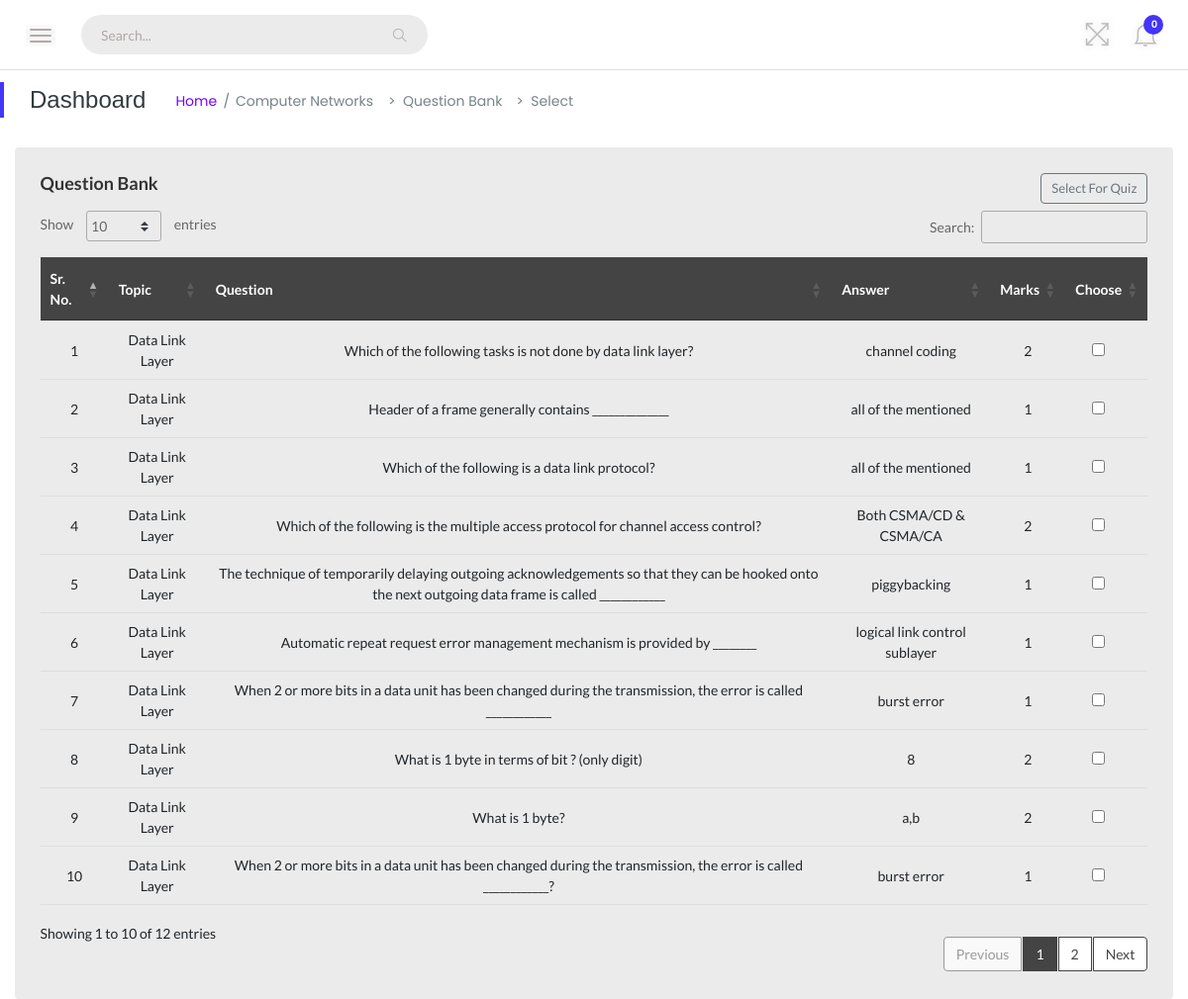
Screenshot of /DASHBOARDS/RandomSelectionQuestionBank.php?Cid=CN010145&qid=CN01 (signed in) with the database file from the repository.
### tables this page shows
CREATE TABLE `new_course_add` (
  `ID` int(30) NOT NULL,
  `Course_Id` varchar(30) NOT NULL,
  `Course_Name` varchar(30) NOT NULL,
  `Degree_Diploma` varchar(30) NOT NULL,
  `Academic_GATE` varchar(30) NOT NULL,
  `Batch_Year` varchar(30) NOT NULL,
  `Sub_Image` longtext NOT NULL
);

CREATE TABLE `add_database_question` (
  `ID` int(30) NOT NULL,
  `Course_Id` varchar(30) NOT NULL,
  `Question_Id` int(30) NOT NULL,
  `Question` text NOT NULL,
  `Option1` text NOT NULL,
  `Option2` text NOT NULL,
  `Option3` text NOT NULL,
  `Option4` text NOT NULL,
  `Correct_Option` text NOT NULL,
  `Image` longtext NOT NULL,
  `Explaination` text NOT NULL,
  `Topic` text NOT NULL,
  `Marks` int(15) NOT NULL,
  `question_type` varchar(30) NOT NULL
);

### DASHBOARDS/RandomSelectionQuestionBank.php (the view, shortened to what this page needs)
<?php
    require '../session.php';
?>
<!DOCTYPE html>
<html>
<head>
    <link rel="stylesheet" href="assets/css/bootstrap.min.css">
    <link rel="stylesheet" href="assets/css/font-awesome.min.css">
    <link rel="stylesheet" href="assets/css/themify-icons.css">
    <link rel="stylesheet" href="assets/css/metisMenu.css">
    <link rel="stylesheet" href="assets/css/owl.carousel.min.css">
    <link rel="stylesheet" href="assets/css/slicknav.min.css">
    <link rel="stylesheet" href="https://www.amcharts.com/lib/3/plugins/export/export.css" type="text/css" media="all" />
    <link rel="stylesheet" type="text/css" href="https://cdn.datatables.net/1.10.19/css/jquery.dataTables.css">
    <link rel="stylesheet" type="text/css" href="https://cdn.datatables.net/1.10.18/css/dataTables.bootstrap4.min.css">
    <link rel="stylesheet" type="text/css" href="https://cdn.datatables.net/responsive/2.2.3/css/responsive.bootstrap.min.css">
    <link rel="stylesheet" type="text/css" href="https://cdn.datatables.net/responsive/2.2.3/css/responsive.jqueryui.min.css">
    <link rel="stylesheet" href="assets/css/typography.css">
    <link rel="stylesheet" href="assets/css/default-css.css">
    <link rel="stylesheet" href="assets/css/styles.css">
    <link rel="stylesheet" href="assets/css/responsive.css">
</head>
<body>
    <?php
        $Courseid = $_GET['Cid'];
        $quizid = $_GET['qid'];
    ?>
	<div class="page-container" style="background-color: white;">
        <div class="main-content" style="background-color: white;">
            <div class="header-area">
                <div class="row align-items-center">
                    <div class="col-md-6 col-sm-8 clearfix">
                        <div class="nav-btn pull-left">
                            <span></span>
                            <span></span>
                            <span></span>
                        </div>
                        <div class="search-box pull-left">
                            <form action="#">
                                <input type="text" name="search" placeholder="Search..." required>
                                <i class="ti-search"></i>
                            </form>
                        </div>
                    </div>
                    <?php
                        $ID = $_SESSION['ID'];
                        $task_show_query = "SELECT * FROM `to_do_task_faculty` WHERE ID = $ID ";
                        $task_show_query_check = mysqli_query($con,$task_show_query);
                        $n_task = mysqli_num_rows($task_show_query_check);
                    ?>
                    <div class="col-md-6 col-sm-4 clearfix">
                        <ul class="notification-area pull-right">
                            <li id="full-view"><i class="ti-fullscreen"></i></li>
                            <li class="dropdown">
                                <i class="ti-bell dropdown-toggle" data-toggle="dropdown">
                                    <span><?php echo $n_task; ?></span>
                                </i>
                            </li>
                        </ul>
                    </div>
                </div>
            </div>
            <div class="page-title-area">
                <div style="height: 60px;" class="row align-items-center">
                    <div class="col-sm-12">
                        <div class="breadcrumbs-area clearfix">
                            <h4 class="page-title pull-left" style="font-family: Helvetica">Dashboard</h4>
                            <ul class="breadcrumbs pull-left">
                                <li><a href="Main_index.php">Home</a></li>
                                <?php
                                    $get_subject_name="SELECT * FROM `new_course_add` WHERE ID = $ID && Course_Id='$Courseid'";
                                    $get_subject_name_check=mysqli_query($con,$get_subject_name);
                                    while($rowss = mysqli_fetch_array($get_subject_name_check))
                                    {
                                        $course_name = $rowss['Course_Name'];
                                    }
                                ?>
                                <a href="CoursePage.php?Cid=<?php echo $Courseid ?>"><li><span><?php echo $course_name; ?></span></li><a>
                                <a href="#"><li><span>&nbsp;&nbsp;&nbsp;>&nbsp;&nbsp;Question Bank</span></li></a>
                                <a href="#"><li><span>&nbsp;&nbsp;&nbsp;>&nbsp;&nbsp;Select</span></li></a>
                            </ul>
                        </div>
                    </div>
                </div>
            </div>
                    <div class="col-12 mt-5">
                        <div class="card" style="margin-top: -30px;">
                            <div class="card-body">
                                <form action="../RandomQuestionDBSelect.php?Cid=<?php echo $Courseid; ?>&quizid=<?php echo $quizid; ?>" method="post">
                                    <h4 class="header-title" style="float:left;">Question Bank</h4>
                                    <input type="submit" class="btn btn-outline-secondary btn-xs" style="float: right;" value="Select For Quiz" name="addtoquiz_random">
                                    <div class="data-tables datatable-dark">
                                        <table id="dataTable3" class="text-center" style="width:100%;">
                                            <thead class="text-capitalize">
                                                <tr>
                                                    <th>Sr. no.</th>
                                                    <th>Topic</th>
                                                    <th>Question</th>
                                                    <th>Answer</th>
                                                    <th>Marks</th>
                                                    <th>Choose</th>
                                                </tr>
                                            </thead>
                                            <tbody>
                                                <?php
                                                    $ID = $_SESSION['ID'];
                                                    $select_question_bank_subject = "SELECT * FROM `add_database_question` WHERE ID=$ID && Course_Id='$Courseid'";
                                                    $select_question_bank_subject_check = mysqli_query($con,$select_question_bank_subject);
                                                    $i=1;
                                                    while($row = mysqli_fetch_array($select_question_bank_subject_check))
                                                    {
                                                ?>
                                                <tr>
                                                    <td><?php echo $i; ?></td>
                                                    <td><?php echo $row['Topic']; ?></td>
                                                    <td><?php echo $row['Question']; ?></td>
                                                    <td><?php echo $row['Correct_Option']; ?></td>
                                                    <td><?php echo $row['Marks']; ?></td>
                                                    <td>
                                                        <ul class="d-flex justify-content-center">
                                                        <li class="mr-3"> <input style="margin-top: 3px;" type="checkbox" name="check[]" value="<?php echo $row['Question_Id']; ?>"></li>
                                                        </ul>
                                                    </td>
                                                </tr>
                                                <?php
                                                    $i+=1;
                                                    }
                                                ?>
                                            </tbody>
                                        </table>
                                    </div>
                                </form>
                            </div>
                        </div>
                    </div>
        </div>
    </div>
</body>
</html>

### DASHBOARDS/assets/css/styles.css (style rules this page uses)
.page-container { width: 100%; height: 100%; min-height: 100vh; padding-left: 280px; -webkit-transition: padding-left 0.3s ease 0s; transition: padding-left 0.3s ease 0s; }
.sbar_collapsed.page-container { padding-left: 0; }
.card { border: none; border-radius: 4px; background-color: #ebebeb; -webkit-transition: all 0.3s ease 0s; transition: all 0.3s ease 0s; }
.card-body { padding: 25.6px; padding: 1.6rem; }
.main-content { width: 100%; background: #F3F8FB; }
.header-area { padding: 15px 30px; background: #fff; border-bottom: 1px solid #d8e3e7; }
.nav-btn { margin: 10px 30px 0 0; cursor: pointer; }
.nav-btn span { display: block; width: 22px; height: 2px; background: #b3aaaa; margin: 4px 0; border-radius: 15px; -webkit-transition: all 0.3s ease 0s; transition: all 0.3s ease 0s; box-shadow: 0 0 0 4px rgba(99, 96, 96, 0.03); }
.nav-btn span:nth-child(2) { opacity: 0; }
.nav-btn span:first-child { -webkit-transform: rotate(45deg)translate(5px, 5px); transform: rotate(45deg)translate(5px, 5px); }
.nav-btn span:last-child { -webkit-transform: rotate(-45deg)translate(3px, -3px); transform: rotate(-45deg)translate(3px, -3px); }
.sbar_collapsed .nav-btn span { transform: none; opacity: 1; }
.search-box form { position: relative; }
.search-box input { width: 350px; border-radius: 33px; border: none; height: 40px; padding-left: 20px; padding-right: 40px; letter-spacing: 0; background: #ebebeb; }
.search-box form i { position: absolute; right: 21px; top: 14px; font-size: 14px; color: #b1a7a7; }
.notification-area { -webkit-user-select: none; -moz-user-select: none; -ms-user-select: none; user-select: none; position: relative; z-index: 1; }
.notification-area li { display: inline-block; margin-left: 20px; cursor: pointer; -webkit-user-select: none; -moz-user-select: none; -ms-user-select: none; user-select: none; }
.notification-area li>i { font-size: 26px; color: #bdbcbc; vertical-align: middle; text-shadow: 0 0 8px rgba(0, 0, 0, 0.12); -webkit-transition: color 0.3s ease 0s; transition: color 0.3s ease 0s; }
.notification-area li i>span { position: absolute; right: -5px; top: -7px; font-family: 'Poppins', sans-serif; font-size: 10px; font-weight: 600; color: #fff; background: var(--primary-color); height: 20px; width: 20px; border-radius: 50%; text-align: center; line-height: 20px; padding-left: 2px; }
.notification-area li#full-view { display: inline-block; }
.page-title-area { padding: 0 30px; background: #fff; position: relative; }
.page-title-area:before { content: ''; position: absolute; left: 0; top: 50%; width: 4px; height: 36px; background: var(--primary-color); -webkit-transform: translateY(-50%); transform: translateY(-50%); }
.page-title { font-size: 24px; font-weight: 300; color: #313b3d; letter-spacing: 0; margin-right: 30px; }
ul.breadcrumbs { margin-top: 4px; }
.breadcrumbs li { display: inline-block; }
.breadcrumbs li a, .breadcrumbs li span { display: block; font-size: 14px; font-weight: 400; color: #7801ff; letter-spacing: 0; margin-right: 16px; position: relative; }
.breadcrumbs li a:before { content: '/'; color: #768387; position: absolute; right: -13px; top: 0; }
.breadcrumbs li span { margin-right: 0; color: #768387; text-transform: capitalize; }
.notification-area .dropdown-toggle, .user-name.dropdown-toggle { position: relative; }
.notification-area .dropdown-toggle:after, .user-name.dropdown-toggle:after { display: none; }
.header-title { font-family: 'Lato', sans-serif; font-size: 18px; font-weight: 600; letter-spacing: 0; color: #333; text-transform: capitalize; margin-bottom: 17px; }
.btn { padding: 11px 17px; font-size: 13px; letter-spacing: 0; }
.btn-xs { padding: 5px 10px; }
table tr th { border-bottom: none; }
table tr th, table tr td { border-top: 1px solid rgba(120, 130, 140, 0.13) !important; }
table.dataTable.no-footer { border-bottom: 1px solid rgba(120, 130, 140, 0.13) !important; }
table.dataTable thead th, table.dataTable thead td { border-bottom-color: transparent; }
.datatable-dark thead { background: #444; color: #fff; }

### rows the page displays
new_course_add: Course_Name "Computer Networks"
add_database_question: Topic "Data Link Layer", Question "Which of the following tasks is not done by data link layer?", Correct_Option "channel coding", Marks "2"
add_database_question: Topic "Data Link Layer", Question "Header of a frame generally contains ______________", Correct_Option "all of the mentioned", Marks "1"
add_database_question: Topic "Data Link Layer", Question "Which of the following is a data link protocol?", Correct_Option "all of the mentioned", Marks "1"
add_database_question: Topic "Data Link Layer", Question "Which of the following is the multiple access protocol for channel access control?", Correct_Option "Both CSMA/CD & CSMA/CA", Marks "2"
add_database_question: Topic "Data Link Layer", Question "The technique of temporarily delaying outgoing acknowledgements so that they can be hooked onto the next outgoing data frame is called ____________", Correct_Option "piggybacking", Marks "1"
add_database_question: Topic "Data Link Layer", Question "Automatic repeat request error management mechanism is provided by ________", Correct_Option "logical link control sublayer", Marks "1"
add_database_question: Topic "Data Link Layer", Question "When 2 or more bits in a data unit has been changed during the transmission, the error is called ____________", Correct_Option "burst error", Marks "1"
add_database_question: Topic "Data Link Layer", Question "What is 1 byte in terms of bit ? (only digit)", Correct_Option "8", Marks "2"
add_database_question: Topic "Data Link Layer", Question "What is 1 byte?", Correct_Option "a,b", Marks "2"
add_database_question: Topic "Data Link Layer", Question "When 2 or more bits in a data unit has been changed during the transmission, the error is called ____________?", Correct_Option "burst error", Marks "1"

### other values shown
$n_task "0"
